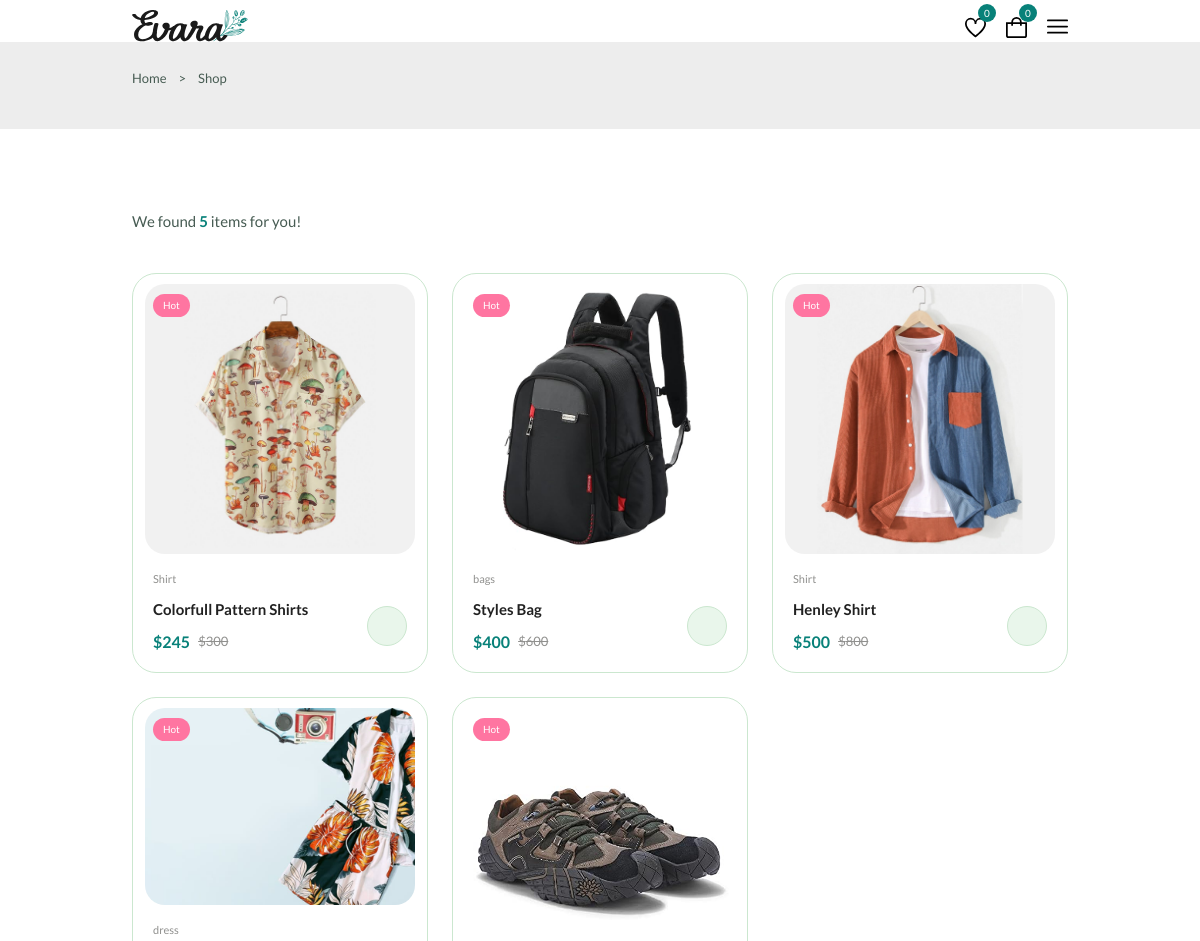
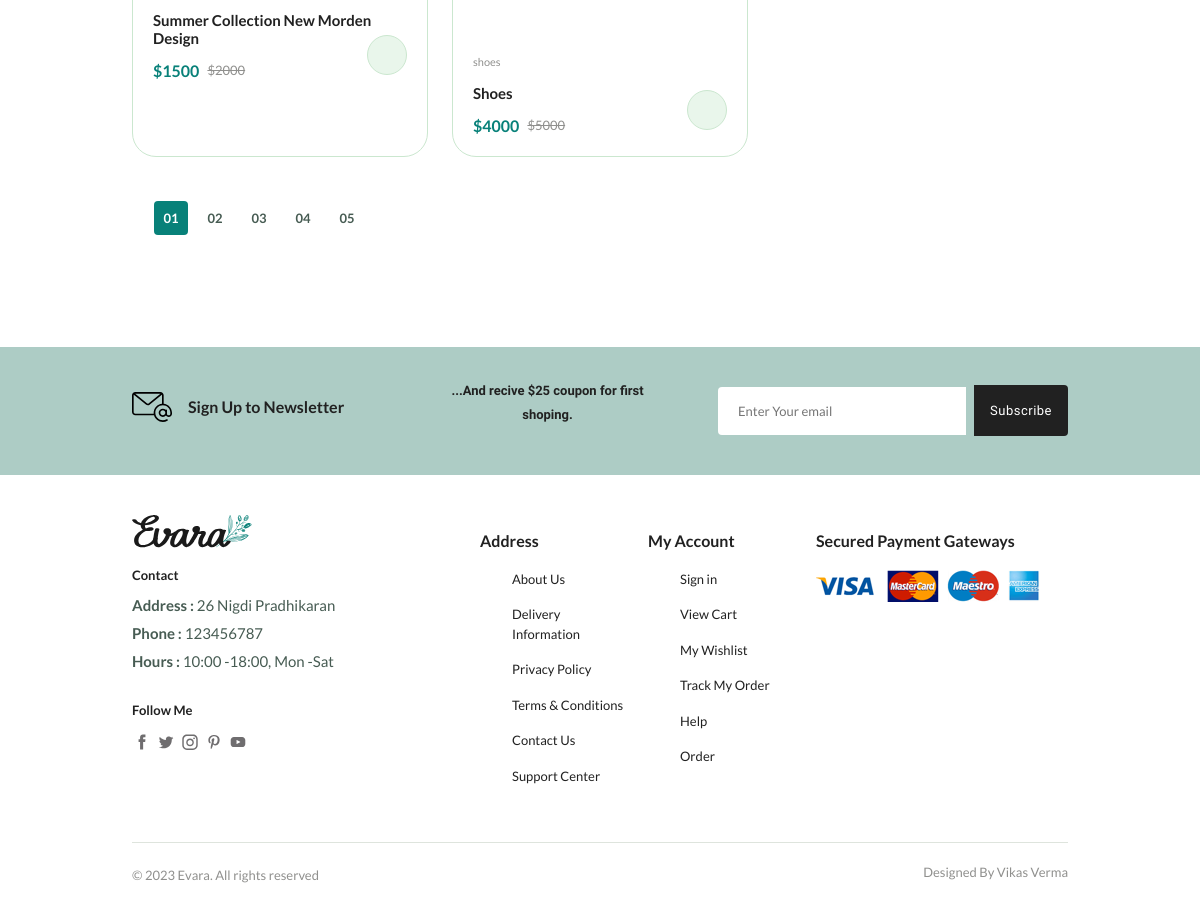
The page /shop.php?category=-1 on the database its author committed (2 pictures, top to bottom).
### tables this page shows
CREATE TABLE `products` (
  `product_id` int(20) NOT NULL,
  `category` varchar(255) NOT NULL,
  `pname` varchar(255) NOT NULL,
  `brand_name` varchar(255) NOT NULL,
  `new_price` int(20) NOT NULL,
  `old_price` int(20) NOT NULL,
  `image1` varchar(255) NOT NULL,
  `image2` varchar(255) NOT NULL,
  `image3` varchar(255) NOT NULL,
  `is_new` int(20) NOT NULL,
  `is_popular` int(20) NOT NULL,
  `is_featured` int(20) NOT NULL,
  `is_deal_of_the_day` int(20) NOT NULL,
  `is_hot_release` int(20) NOT NULL,
  `is_outlet` int(20) NOT NULL,
  `is_top_selling` int(20) NOT NULL,
  `is_trending` int(20) NOT NULL,
  `percent_discount` int(20) NOT NULL,
  `description` varchar(255) NOT NULL,
  `warranty` int(20) NOT NULL,
  `colors` varchar(255) NOT NULL,
  `sizes_available` varchar(255) NOT NULL,
  `tags` varchar(255) NOT NULL,
  `stock_quantity` int(20) NOT NULL,
  `material` varchar(255) NOT NULL,
  `weight` varchar(255) NOT NULL,
  `manufacturer` varchar(255) NOT NULL,
  `Country_of_Origin` varchar(255) NOT NULL
);

### shop.php (the view, shortened to what this page needs)
<!DOCTYPE html>
<html lang="en">
<head>
  <link href="https://cdn.jsdelivr.net/npm/bootstrap@5.0.2/dist/css/bootstrap.min.css" rel="stylesheet">
  <link rel='stylesheet' href='https://cdn-uicons.flaticon.com/2.0.0/uicons-regular-rounded/css/uicons-regular-rounded.css'>
  <link rel="stylesheet" href="https://cdn.jsdelivr.net/npm/swiper@11/swiper-bundle.min.css" />
  <link rel="stylesheet" href="assets/css/styles.css" />
</head>
<body>
  <?php include 'Partials/header.php'; ?>
  <main class="main">
    <section class="breadcrumb">
      <ul class="breadcrumb__list flex container">
        <li><a href="index.php" class="breadcrumb__link">Home</a></li>
        <li><span class="breadcrumb__link">></span></li>
        <li><span class="breadcrumb__link">Shop</span></li>
      </ul>
    </section>
    <section class="products section--lg container">
      <?php
          $category = $_GET['category'];
          if ($category == -1) {
            $sql = "SELECT product_id,category,pname,new_price,old_price, image1,image2 FROM products ";
            $result = mysqli_query($connection, $sql);
          } else {
            $sql = "SELECT product_id, category,pname,new_price,old_price, image1,image2 FROM products where category = '$category' ";
            $result = mysqli_query($connection, $sql);
          }
          $num_row=mysqli_num_rows($result);
          echo '<p class="total__products">We found <span>'.$num_row.'</span> items for you!</p>
          <div class="products__container grid">';
          if ($result) {
            while ($row = $result->fetch_assoc()) {
              $product_id = $row['product_id'];
              $category = $row['category'];
              $name = $row['pname'];
              $new_price = $row['new_price'];
              $old_price = $row['old_price'];
              $img2 = $row['image2'];
              $img1 = $row['image1'];
              echo '<div class="product__item">
                      <div class="product__banner">
                        <a href="details.php?productid=' . $product_id . '" class="product__images">
                          <img src="' . $img1 . '" alt="" class="product__img default">
                          <img src="' . $img2 . '" alt="" class="product__img hover">
                        </a>
                        <div class="product__actions">
                          <a href="#" class="action__btn" aria-label="Quick View"><i class="fi fi-rr-eye"></i></a>
                          <a href="Partials/wishlistHandling.php?productid=' . $product_id . '" class="action__btn" aria-label="Add to Wishlist"><i class="fi fi-rr-heart"></i></a>
                          <a href="Partials/compareHandle.php?productid='.$product_id.'" class="action__btn" aria-label="Compare"><i class="fi fi-rr-shuffle"></i></a>
                        </div>
                        <div class="product__badge light-pink">Hot</div>
                      </div>
                      <div class="product__content">
                        <span class="product__category">' . $category . '</span>
                        <a href="details.php">
                          <h3 class="product__title">' . $name . '</h3>
                        </a>
                        <div class="product__rating">
                          <i class="fi fi-rr-star"></i>
                          <i class="fi fi-rr-star"></i>
                          <i class="fi fi-rr-star"></i>
                          <i class="fi fi-rr-star"></i>
                          <i class="fi fi-rr-star"></i>
                        </div>
                        <div class="product__price flex">
                          <span class="new__price">$' . $new_price . '</span>
                          <span class="old__price">$' . $old_price . '</span>
                        </div>
                        <a href="Partials/cartHandling.php?productid=' . $product_id . '&Quantity=1" class="action__btn cart__btn" aria-label="Add To Cart"><i
                            class="fi fi-rr-shopping-bag-add"></i></a>
                      </div>
                    </div>';
            }
          }
      ?>
      </div>
      <div class="container">
        <ul class="pagination">
          <li class="pagination__link link active" value="1" onclick="paggination()">01</li>
          <li class="pagination__link link" value="2" onclick="paggination()">02</li>
          <li class="pagination__link link" value="3" onclick="paggination()">03</li>
          <li class="pagination__link link" value="4" onclick="paggination()">04</li>
          <li class="pagination__link link" value="5" onclick="paggination()">05</li>
        </ul>
      </div>
    </section>
    <?php include "Partials/newsletter.php"; ?>
  </main>
  <?php include "Partials/footer.php"; ?>
</body>
</html>

### Partials/header.php (shortened to what this page needs)
<?php
  include "dbconnect.php";
    echo ' <header class="header">';
    echo'<div class="header__top">
      <div class="header__container container">
        <div class="header__contact">
          <span>1234567895</span>
          <span>Our Location</span>
        </div>
        <p class="headrer__alert-news">Super Value Deals -Save more with coupons</p>
        <a href="login-register.php" class="header__top-action">Log In/Sign Up</a>
      </div>
    </div>
    <nav class="nav container">
      <a href="index.php" class="nav__logo">
        <img src="assets/img/logo.svg" alt="" class="nav__logo-img">
      </a>
      <div class="nav__menu" id="nav-menu">
        <div class="nav__menu-top">
          <a href="index.php" class="nav__menu-logo">
            <img src="assets/img/logo.svg" alt="">
          </a>
          <div class="nav__close" id="nav-close">
            <i class="fi fi-rr-cross-small"></i>
          </div>
        </div>
        <ul class="nav__list">
          <li class="nav__item">
            <a href="index.php" class="nav__link active-link">Home</a>
          </li>
          <li class="nav__item">
            <a href="shop.php?category=-1" class="nav__link">Shop</a>
          </li>
          <li class="nav__item">
            <a href="#" class="nav__link">Blog</a>
          </li>
          <li class="nav__item">
            <a href="#footer" class="nav__link">Contact Us</a>
          </li>';
        echo '</ul>
        <div class="header__search">
          <form action="search.php" method="get">
              <input type="text" name="search" placeholder="Search for item..." class="form__input">
              <button class="search__btn">
                <img src="assets/img/search.png" alt="">
              </button>
          </form>
        </div>
      </div>';
      if(isset($_SESSION['loggedin']) && $_SESSION['loggedin']=="true")
      {
          $user_id =$_SESSION['sno'];
          $sql ="select * from cart where user_id =' $user_id';";
          $result = mysqli_query($connection,$sql);
          $cart_num =mysqli_num_rows($result);
          $sql2 ="select * from wishlist where user_id =' $user_id';";
          $result2 = mysqli_query($connection,$sql2);
          $wishlist_num =mysqli_num_rows($result2);
          echo '
              <div class="header__user-actions">
                  <a href="wishlist.php" class="header__action-btn">
                    <img src="assets/img/icon-heart.svg" alt="">
                    <span class="count">'.$wishlist_num.'</span>
                  </a>
                  <a href="cart.php" class="header__action-btn">
                    <img src="assets/img/icon-cart.svg" alt="">
                    <span class="count">'.$cart_num.'</span>
                  </a>';
      }
      else
      {
        echo '
              <div class="header__user-actions">
                  <a href="wishlist.php" class="header__action-btn">
                    <img src="assets/img/icon-heart.svg" alt="">
                    <span class="count">0</span>
                  </a>
                  <a href="cart.php" class="header__action-btn">
                    <img src="assets/img/icon-cart.svg" alt="">
                    <span class="count">0</span>
                  </a>';
      }
    echo '<div class="header__action-btn nav__toggle" id="nav-toggle">
          <img src="assets/img/menu-burger.svg" alt="">
        </div>
      </div>
    </nav>
  </header>';
?>

### Partials/newsletter.php
<?php
    echo '<section class="newsletter section home__newsletter">
    <div class="newsletter__container container grid">
      <h3 class="newsletter__title flex">
        <img src="assets/img/icon-email.svg" alt="" class="newsletter__icon">
        Sign Up to Newsletter
      </h3>
      <p class="newsletter__description">...And recive $25 coupon for first shoping. </p>
      <form action="" class="newsletter__form flex">
        <input type="text" name="newsletter" placeholder="Enter Your email" class="newsletter__input">
        <button type="submit" class="newsletter__btn">Subscribe</button>
      </form>
    </div>
  </section>';
?>

### Partials/footer.php
<?php
    echo '<footer class="footer container" id="footer">
    <div class="footer___container grid">
      <div class="footer__content">
        <a href="index.php" class="footer__logo">
          <img src="assets/img/logo.svg" alt="" class="footer__logo-img">
        </a>
        <h4 class="footer__subtitle">Contact</h4>
        <p class="footer__description"><span>Address : </span> 26 Nigdi Pradhikaran</p>
        <p class="footer__description"><span>Phone : </span> 123456787</p>
        <p class="footer__description"><span>Hours : </span> 10:00 -18:00, Mon -Sat</p>
        <div class="footer__social">
          <h4 class="footer__subtitle">Follow Me</h4>
          <div class="footer__social-links flex">
            <a href="">
              <img src="assets/img/icon-facebook.svg"
              alt=""
              class="footer__social-icon">
            </a>
            <a href="">
              <img src="assets/img/icon-twitter.svg"
              alt=""
              class="footer__social-icon">
            </a>
            <a href="">
              <img src="assets/img/icon-instagram.svg"
              alt=""
              class="footer__social-icon">
            </a>
            <a href="">
              <img src="assets/img/icon-pinterest.svg"
              alt=""
              class="footer__social-icon">
            </a>
            <a href="">
              <img src="assets/img/icon-youtube.svg"
              alt=""
              class="footer__social-icon">
            </a>
          </div>
        </div>
      </div>
      <div class="footer__content">
        <h3 class="footer__title">Address</h3>
        <ul class="footer__links">
          <li><a href="" class="footer__link">About Us</a></li>
          <li><a href="" class="footer__link">Delivery Information</a></li>
          <li><a href="" class="footer__link">Privacy Policy</a></li>
          <li><a href="" class="footer__link">Terms & Conditions</a></li>
          <li><a href="" class="footer__link">Contact Us</a></li>
          <li><a href="" class="footer__link">Support Center</a></li>
        </ul>
      </div>
      <div class="footer__content">
        <h3 class="footer__title">My Account</h3>
        <ul class="footer__links">
          <li><a href="" class="footer__link">Sign in</a></li>
          <li><a href="" class="footer__link">View Cart</a></li>
          <li><a href="" class="footer__link">My Wishlist</a></li>
          <li><a href="" class="footer__link">Track My Order</a></li>
          <li><a href="" class="footer__link">Help</a></li>
          <li><a href="" class="footer__link">Order</a></li>
        </ul>
      </div>
      <div class="footer__content">
        <h3 class="footer__title">Secured Payment Gateways</h3>
        <img src="assets/img/payment-method.png" alt="" class="payment__img">
      </div>
    </div>
    <div class="footer__bottom">
      <p class="copyright">&copy; 2023 Evara. All rights reserved</p>
      <span class="designer">Designed By Vikas Verma</span>
    </div>
  </footer>';
?>

### rows shown on the page
products: category "Shirt", pname "Colorfull Pattern Shirts", new_price "245", old_price "300"
products: category "bags", pname "Styles Bag", new_price "400", old_price "600"
products: category "Shirt", pname "Henley Shirt", new_price "500", old_price "800"
products: category "dress", pname "Summer Collection New Morden Design", new_price "1500", old_price "2000"
products: category "shoes", pname "Shoes", new_price "4000", old_price "5000"

### other values the page prints
$num_row "5"
